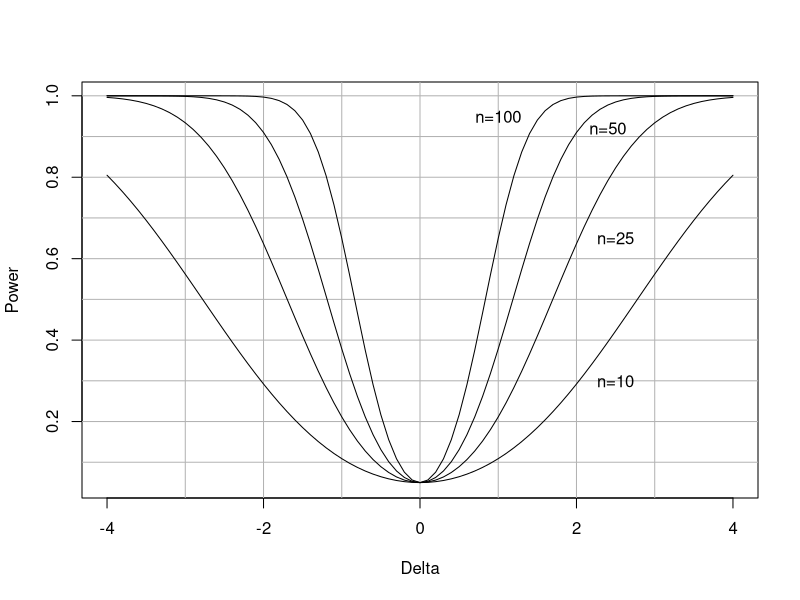

This figure's R source:
#*********************************************************************************
# FILE:    C:\Projects\Practical Tools\Book\Book Chapters\4 Power\Fig 4.3 power curves.R    
# PURPOSE: Draw power curves
# DATE:    02/19/2012                                                                
# AUTHOR:  R. Valliant                                                            
#*********************************************************************************

###################################################################################
#	Draw power curves
###################################################################################
postscript("C:\\Projects\\Practical Tools Book\\Book Chapters\\4 Power\\Examples\\Fig 4.3.eps")

p.chk <- power.t.test(n = 25, 
	delta = seq(-4, 4, 0.1), 
	sd = 3, 
	type = "two.sample",
	alt = "two.sided",
	sig.level = 0.05,
	strict = TRUE)
	
plot(seq(-4, 4, 0.1), p.chk$power, 
	ylab = "Power",

	xlab = "Delta",
	type = "n")	
abline(h = seq(0.1, 1, 0.1), 
	v = seq(-3, 3, 1),
	col = "grey70")
lines(loess(p.chk$power ~ seq(-4, 4, 0.1)))

p.chk <- power.t.test(n = 10, 
	delta = seq(-4, 4, 0.1), 
	sd = 3, 
	type = "two.sample",
	alt = "two.sided",
	sig.level = 0.05,
	strict = TRUE)

lines(loess(p.chk$power ~ seq(-4, 4, 0.1)))

p.chk <- power.t.test(n = 50, 
	delta = seq(-4, 4, 0.1), 
	sd = 3, 
	type = "two.sample",
	alt = "two.sided",
	sig.level = 0.05,
	strict = TRUE)

lines(loess(p.chk$power ~ seq(-4, 4, 0.1)))

p.chk <- power.t.test(n = 100, 
	delta = seq(-4, 4, 0.1), 
	sd = 3, 
	type = "two.sample",
	alt = "two.sided",
	sig.level = 0.05,
	strict = TRUE)

lines(loess(p.chk$power ~ seq(-4, 4, 0.1)))

text(x = 2.5, y = 0.3, "n=10")
text(x = 2.5, y = 0.65, "n=25")
text(x = 2.4, y = 0.92, "n=50")
text(x = 1, y = 0.95, "n=100")

dev.off()